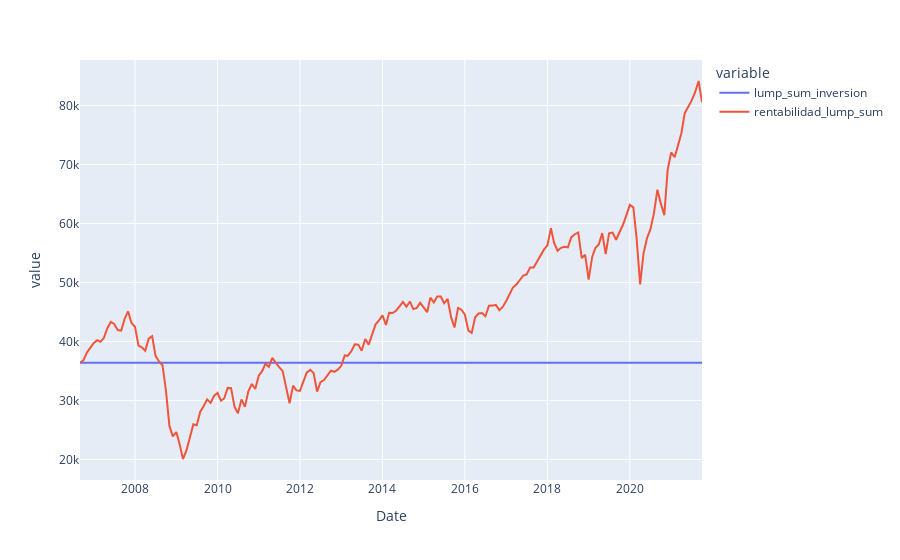
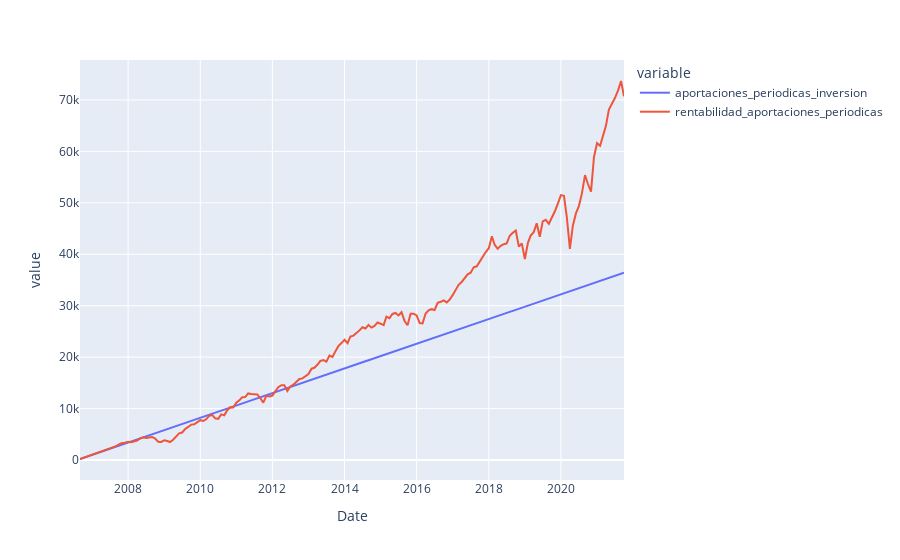
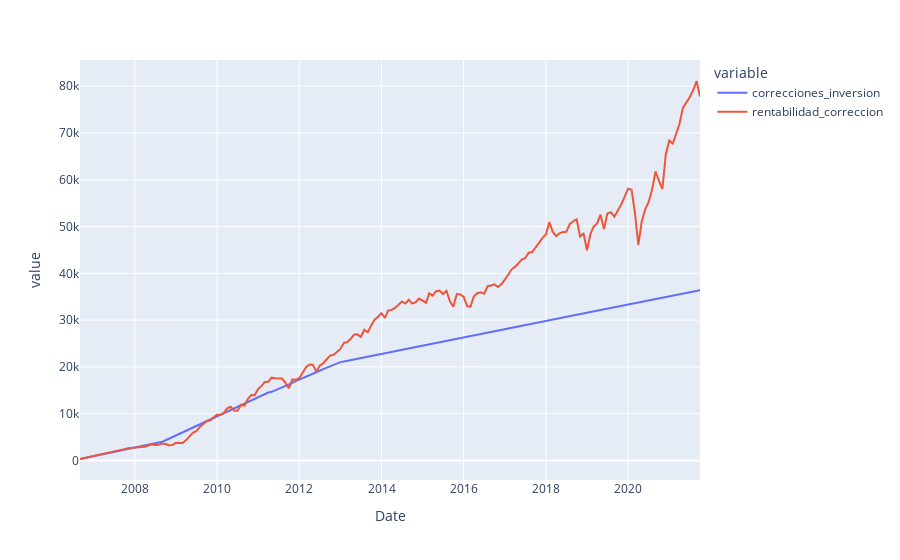

The cell these charts' notebook holds for them, in order:
### Code cell
df_plot = pd.DataFrame(index=df.index)


df_plot['lump_sum_inversion'] = lump_sum_inversion
df_plot['rentabilidad_lump_sum'] = rentabilidad_lump_sum

fig = px.line(df_plot)
fig.show('svg')
df_plot = pd.DataFrame(index=df.index)

df_plot['aportaciones_periodicas_inversion'] = aportaciones_periodicas_inversion
df_plot['rentabilidad_aportaciones_periodicas'] = rentabilidad_aportaciones_periodicas

fig = px.line(df_plot)
fig.show('svg')
df_plot = pd.DataFrame(index=df.index)

df_plot['correcciones_inversion'] = correcciones_inversion
df_plot['rentabilidad_correccion'] = rentabilidad_correccion

fig = px.line(df_plot)
fig.show('svg')

### Figure 1 — Plotly figure (JSON) as saved in the notebook; plotly's stock layout.template omitted (floating-point values rounded to 4 significant figures; data arrays with more than 128 entries replaced by an {"elided": "..."} marker saying what was removed)
{"data": [{"hovertemplate": "variable=lump_sum_inversion<br>Date=%{x}<br>value=%{y}<extra></extra>", "legendgroup": "lump_sum_inversion", "line": {"color": "#636efa", "dash": "solid"}, "marker": {"symbol": "circle"}, "mode": "lines", "name": "lump_sum_inversion", "orientation": "v", "showlegend": true, "type": "scatter", "x": {"elided": "182 str values"}, "xaxis": "x", "y": {"elided": "182 int values"}, "yaxis": "y"}, {"hovertemplate": "variable=rentabilidad_lump_sum<br>Date=%{x}<br>value=%{y}<extra></extra>", "legendgroup": "rentabilidad_lump_sum", "line": {"color": "#EF553B", "dash": "solid"}, "marker": {"symbol": "circle"}, "mode": "lines", "name": "rentabilidad_lump_sum", "orientation": "v", "showlegend": true, "type": "scatter", "x": {"elided": "182 str values"}, "xaxis": "x", "y": {"elided": "182 float values"}, "yaxis": "y"}], "layout": {"legend": {"title": {"text": "variable"}, "tracegroupgap": 0}, "margin": {"t": 60}, "xaxis": {"anchor": "y", "domain": [0, 1], "title": {"text": "Date"}}, "yaxis": {"anchor": "x", "domain": [0, 1], "title": {"text": "value"}}}}

### Figure 2 — Plotly figure (JSON) as saved in the notebook; plotly's stock layout.template omitted (floating-point values rounded to 4 significant figures; data arrays with more than 128 entries replaced by an {"elided": "..."} marker saying what was removed)
{"data": [{"hovertemplate": "variable=aportaciones_periodicas_inversion<br>Date=%{x}<br>value=%{y}<extra></extra>", "legendgroup": "aportaciones_periodicas_inversion", "line": {"color": "#636efa", "dash": "solid"}, "marker": {"symbol": "circle"}, "mode": "lines", "name": "aportaciones_periodicas_inversion", "orientation": "v", "showlegend": true, "type": "scatter", "x": {"elided": "182 str values"}, "xaxis": "x", "y": {"elided": "182 int values"}, "yaxis": "y"}, {"hovertemplate": "variable=rentabilidad_aportaciones_periodicas<br>Date=%{x}<br>value=%{y}<extra></extra>", "legendgroup": "rentabilidad_aportaciones_periodicas", "line": {"color": "#EF553B", "dash": "solid"}, "marker": {"symbol": "circle"}, "mode": "lines", "name": "rentabilidad_aportaciones_periodicas", "orientation": "v", "showlegend": true, "type": "scatter", "x": {"elided": "182 str values"}, "xaxis": "x", "y": {"elided": "182 float values"}, "yaxis": "y"}], "layout": {"legend": {"title": {"text": "variable"}, "tracegroupgap": 0}, "margin": {"t": 60}, "xaxis": {"anchor": "y", "domain": [0, 1], "title": {"text": "Date"}}, "yaxis": {"anchor": "x", "domain": [0, 1], "title": {"text": "value"}}}}

### Figure 3 — Plotly figure (JSON) as saved in the notebook; plotly's stock layout.template omitted (floating-point values rounded to 4 significant figures; data arrays with more than 128 entries replaced by an {"elided": "..."} marker saying what was removed)
{"data": [{"hovertemplate": "variable=correcciones_inversion<br>Date=%{x}<br>value=%{y}<extra></extra>", "legendgroup": "correcciones_inversion", "line": {"color": "#636efa", "dash": "solid"}, "marker": {"symbol": "circle"}, "mode": "lines", "name": "correcciones_inversion", "orientation": "v", "showlegend": true, "type": "scatter", "x": {"elided": "182 str values"}, "xaxis": "x", "y": {"elided": "182 float values"}, "yaxis": "y"}, {"hovertemplate": "variable=rentabilidad_correccion<br>Date=%{x}<br>value=%{y}<extra></extra>", "legendgroup": "rentabilidad_correccion", "line": {"color": "#EF553B", "dash": "solid"}, "marker": {"symbol": "circle"}, "mode": "lines", "name": "rentabilidad_correccion", "orientation": "v", "showlegend": true, "type": "scatter", "x": {"elided": "182 str values"}, "xaxis": "x", "y": {"elided": "182 float values"}, "yaxis": "y"}], "layout": {"legend": {"title": {"text": "variable"}, "tracegroupgap": 0}, "margin": {"t": 60}, "xaxis": {"anchor": "y", "domain": [0, 1], "title": {"text": "Date"}}, "yaxis": {"anchor": "x", "domain": [0, 1], "title": {"text": "value"}}}}
